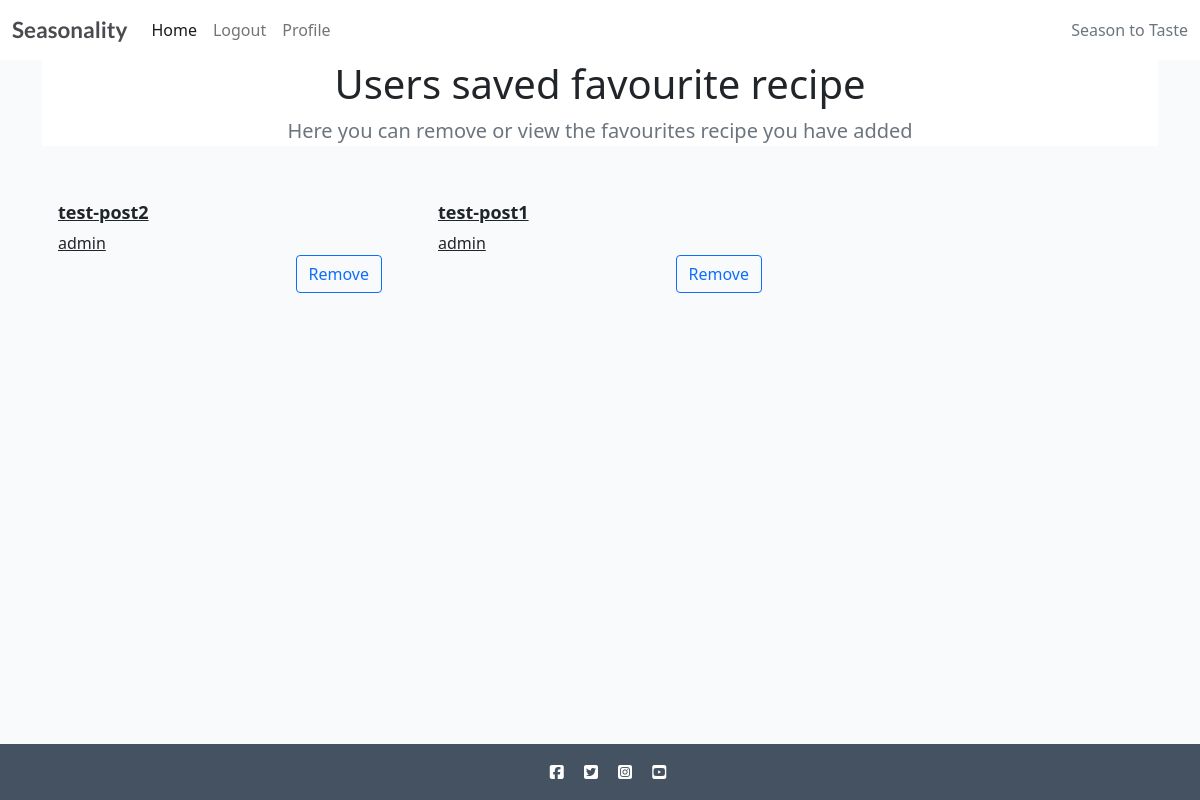
Page /profile/profile/favourites/ (signed in) on the committed database.
### recipebook/models.py (models this page shows, shortened)
class Recipe(models.Model):
    class NewManager(models.Manager):
        def get_queryset(self):
            return super().get_queryset() .filter()
    title = models.CharField(max_length=200, unique=True)
    slug = models.SlugField(max_length=200, unique=True)
    author = models.ForeignKey(
        User, on_delete=models.CASCADE, related_name="recipes"
    )
    diet = models.ForeignKey(
        Diet, on_delete=models.CASCADE, default=True, null=False)
    season = models.ForeignKey(
        Season, on_delete=models.CASCADE, default=True, null=False)
    featured_image = CloudinaryField('image', default='placeholder')
    updated_on = models.DateTimeField(auto_now=True)
    content = models.TextField()
    created_on = models.DateTimeField(auto_now_add=True)
    status = models.IntegerField(choices=STATUS, default=0)
    ingredients = models.TextField(default='placeholder')
    calories = models.IntegerField(default=0)
    fat = models.IntegerField(default=0)
    protein = models.IntegerField(default=0)
    carbs = models.IntegerField(default=0)
    servs = models.IntegerField(default=0)
    favourites = models.ManyToManyField(
        User, related_name='favourite', default=None, blank=True)
    objects = models.Manager()  # default manager
    newmanager = NewManager()  # custom manager
    class Meta:
        ordering = ["-created_on"]

### profiles/views.py (the view)
# urls.py: path('profile/favourites/', views.favourites, name='favourites'),
@login_required
def favourites(request):
    new = Recipe.newmanager.filter(favourites=request.user)
    return render(request, 'profiles/favourites.html', {'new': new})

### templates/profiles/favourites.html (shortened to what this page needs)
{% extends "../base/base.html" %}
{% block content %}
<div class="container">
    <section class="jumbotron text-center bg-white">
        <div class="container">
            <h1>Users saved favourite recipe</h1>
            <p class="lead text-muted">Here you can remove or view the favourites recipe you have added</p>
        </div>
    </section>
    <div>
        <div class="row">
            {% for recipe in new %}
            <div class="col-md-4">
                <a class="text-dark" href="{% url 'recipe_detail' recipe.slug  %}">
                    <div class="card mb-4 box-shadow">
                        <div class="card-body">
                            <h2 style="font-size:18px;font-weight:bold">{{recipe.title}}</h2>
                            <p class="card-text">{{recipe.author}}</p>
                            <div class="d-flex justify-content-between align-items-center">
                                <div id="favourite-section"><a href="{% url 'favourite_add' recipe.id %}"
                                        class="btn btn-outline-primary">Remove</a></div>
                            </div>
                        </div>
                    </div>
                </a>
            </div>
            {% endfor %}
        </div>
    </div>
</div>
{% endblock %}

### static/css/style.css (style rules this page uses)
body { background-color: #F9FAFC; }
.main-bg { background-color: #F9FAFC; }
.card { border: none; background-color: transparent; }

### rows in the picture
Recipe: title "test-post2", author "admin"
Recipe: title "test-post1", author "admin"
